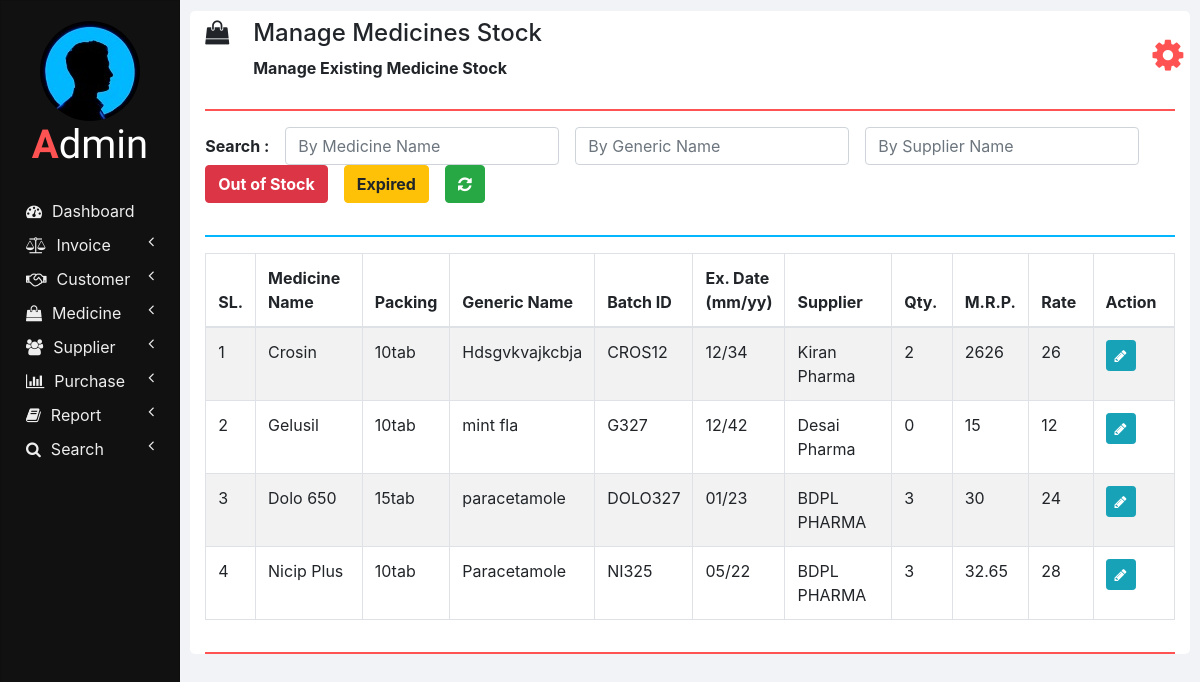
Page /manage_medicine_stock.php on the committed database.
### tables this page shows
CREATE TABLE `medicines` (
  `ID` int(11) NOT NULL,
  `NAME` varchar(100) NOT NULL,
  `PACKING` varchar(20) NOT NULL,
  `GENERIC_NAME` varchar(100) NOT NULL,
  `SUPPLIER_NAME` varchar(100) NOT NULL
);

CREATE TABLE `medicines_stock` (
  `ID` int(11) NOT NULL,
  `NAME` varchar(100) NOT NULL,
  `BATCH_ID` varchar(20) NOT NULL,
  `EXPIRY_DATE` varchar(10) NOT NULL,
  `QUANTITY` int(11) NOT NULL,
  `MRP` double NOT NULL,
  `RATE` double NOT NULL
);

### php/manage_medicine_stock.php (the view, shortened to what this page needs)
<?php
  function showMedicinesStock($id) {
    require "db_connection.php";
    if($con) {
      $seq_no = 0;
      $query = "SELECT * FROM medicines INNER JOIN medicines_stock ON medicines.NAME = medicines_stock.NAME";
      $result = mysqli_query($con, $query);
      while($row = mysqli_fetch_array($result)) {
        $seq_no++;
        if($row['BATCH_ID'] == $id)
          showEditOptionsRow($seq_no, $row);
        else
          showMedicineStockRow($seq_no, $row);
      }
    }
  }
  function showMedicineStockRow($seq_no, $row) {
    ?>
    <tr>
      <td><?php echo $seq_no; ?></td>
      <td><?php echo $row['NAME']; ?></td>
      <td><?php echo $row['PACKING']; ?></td>
      <td><?php echo $row['GENERIC_NAME']; ?></td>
      <td><?php echo $row['BATCH_ID']; ?></td>
      <td><?php echo $row['EXPIRY_DATE']; ?></td>
      <td><?php echo $row['SUPPLIER_NAME']; ?></td>
      <td><?php echo $row['QUANTITY']; ?></td>
      <td><?php echo $row['MRP']; ?></td>
      <td><?php echo $row['RATE']; ?></td>
      <td>
        <button href="" class="btn btn-info btn-sm" onclick="editMedicineStock('<?php echo $row['BATCH_ID']; ?>');">
          <i class="fa fa-pencil"></i>
        </button>
      </td>
    </tr>
    <?php
  }
  ?>

### css/sidenav.css (style rules this page uses)
body { background-color: #f1f3f6; }
.sidenav { width: 15%; height: 100vh; background-color: #222222; position: fixed; z-index: 1; flex: 1 0 auto; }
.card { width: 100%; height: 100%; top: 0; border-radius: 0; background-color: #111111; }
.logo .logo-caption { font-family: 'Poiret One', cursive; color: #ffffff; text-align: center; margin-bottom: 25px; }
.logo .profile { margin-left: 50%; border-radius: 50%; transform: translate(-50%); }
.logo .tweak { color: #ff5252; font-weight: bold; }
.main-menu-item { padding: 5px 5px; cursor: pointer; }
.main-menu-item > a { color: #eeeeee; text-decoration: none; font-size: 16px; }
.main-menu-item > a > span { margin-left: 10px; }

### css/home.css (style rules this page uses)
html, body { height: 100vh; }

### rows in the picture
medicines: seq_no "1", medicines_stock.NAME "Crosin", PACKING "10tab", GENERIC_NAME "Hdsgvkvajkcbja", medicines_stock.BATCH_ID "CROS12", medicines_stock.EXPIRY_DATE "12/34", SUPPLIER_NAME "Kiran Pharma", medicines_stock.QUANTITY "2", medicines_stock.MRP "2626", medicines_stock.RATE "26"
medicines: seq_no "2", medicines_stock.NAME "Gelusil", PACKING "10tab", GENERIC_NAME "mint fla", medicines_stock.BATCH_ID "G327", medicines_stock.EXPIRY_DATE "12/42", SUPPLIER_NAME "Desai Pharma", medicines_stock.QUANTITY "0", medicines_stock.MRP "15", medicines_stock.RATE "12"
medicines: seq_no "3", medicines_stock.NAME "Dolo 650", PACKING "15tab", GENERIC_NAME "paracetamole", medicines_stock.BATCH_ID "DOLO327", medicines_stock.EXPIRY_DATE "01/23", SUPPLIER_NAME "BDPL PHARMA", medicines_stock.QUANTITY "3", medicines_stock.MRP "30", medicines_stock.RATE "24"
medicines: seq_no "4", medicines_stock.NAME "Nicip Plus", PACKING "10tab", GENERIC_NAME "Paracetamole", medicines_stock.BATCH_ID "NI325", medicines_stock.EXPIRY_DATE "05/22", SUPPLIER_NAME "BDPL PHARMA", medicines_stock.QUANTITY "3", medicines_stock.MRP "32.65", medicines_stock.RATE "28"

### other values in the picture
$heading "Manage Medicines Stock"
$sub_heading "Manage Existing Medicine Stock"
